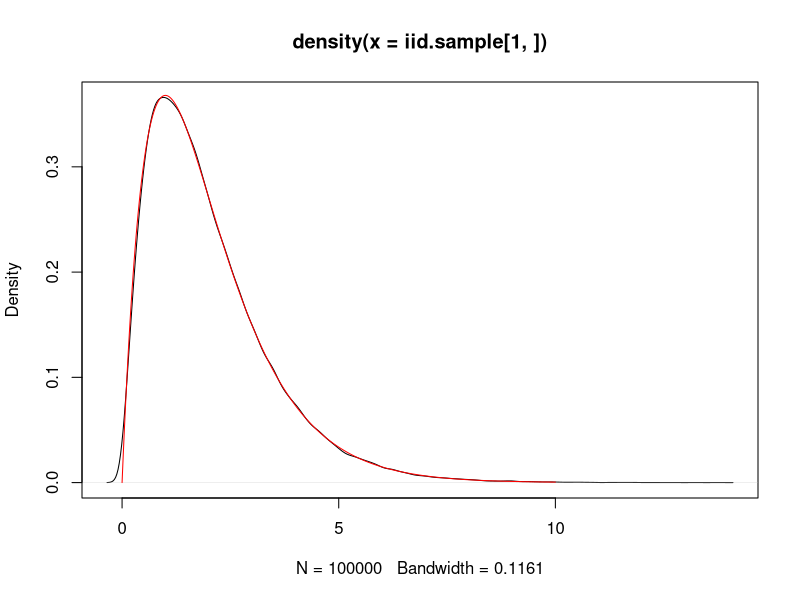

Write R code to recreate this figure.
t0=Sys.time()
one.X=function()
{
  n=1
  c=4*exp(-1)
  Y=-2*log(runif(1))
  U=runif(1)
  while (U*c*(0.5)*exp(-0.5*Y) > Y*exp(-Y))  
  { 
    Y=-2*log(runif(1))
    U=runif(1)
    n=n+1
  }
   return(c(Y,n))
} 
################ 
set.seed(1235)
n.rep=100000
iid.sample=replicate(n.rep, one.X())
plot(density(iid.sample[1,]))
mean(iid.sample[2,])
x=seq(0,10,.01)
lines(x,dgamma(x,2,1),col="red")
Sys.time()-t0
